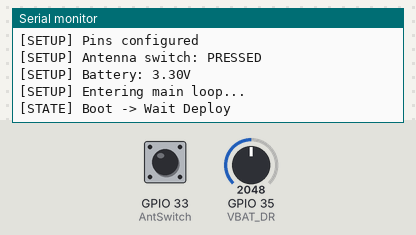
A sketch run on a simulated ESP32. Shown: the last lines printed to the serial monitor. The inputs (shaded band) are chosen by the test bench; at power-on: GPIO 35 (VBAT_DR) = 2048, GPIO 33 (AntSwitch) HIGH.

Above: at 2.2 s.
2.3 s: GPIO 35 (VBAT_DR) set to 2866
At 7.2 s:
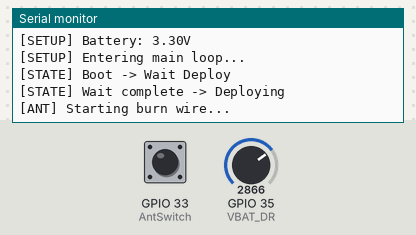
7.5 s: GPIO 33 (AntSwitch) pulled LOW for 0.3 s
9.3 s: GPIO 35 (VBAT_DR) set to 3603
At 13.2 s:
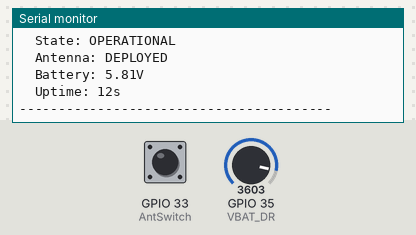

The sketch:

wokwi_test.ino
```cpp
/*
 * Orbital Temple - Wokwi Simulation Test
 *
 * This is a simplified version for testing in Wokwi simulator.
 * https://wokwi.com
 *
 * WHAT THIS TESTS:
 * - State machine transitions
 * - Watchdog timer
 * - Antenna deployment logic
 * - Serial output
 *
 * WHAT THIS CANNOT TEST:
 * - LoRa radio (not supported in Wokwi)
 * - SD card operations (limited support)
 * - IMU sensor (not connected)
 *
 * HOW TO USE:
 * 1. Go to https://wokwi.com
 * 2. Create new ESP32 project
 * 3. Copy this code
 * 4. Copy diagram.json for wiring
 * 5. Click Run
 */

#include <esp_task_wdt.h>

// Pin definitions (matching satellite hardware)
#define AntSwitch 33    // Antenna deployment switch
#define R1 27           // Burn wire relay
#define VBAT_DR 35      // Battery voltage

// Watchdog configuration
#define WDT_TIMEOUT_SECONDS 10  // Shorter for testing

// State machine
enum MissionState {
    STATE_BOOT,
    STATE_WAIT_DEPLOY,
    STATE_DEPLOYING,
    STATE_OPERATIONAL
};

MissionState currentState = STATE_BOOT;
unsigned long stateStartTime = 0;
bool antennaDeployed = false;

// Timing (shorter for simulation)
#define DEPLOY_WAIT_TIME 5000   // 5 seconds instead of 5 minutes
#define DEPLOY_HEAT_TIME 3000   // 3 seconds
#define DEPLOY_COOL_TIME 2000   // 2 seconds

void setup() {
    Serial.begin(115200);
    delay(1000);

    Serial.println();
    Serial.println("=============================================");
    Serial.println("  ORBITAL TEMPLE - WOKWI SIMULATION");
    Serial.println("=============================================");
    Serial.println();

    // Initialize watchdog
    Serial.println("[SETUP] Initializing watchdog...");
    esp_task_wdt_init(WDT_TIMEOUT_SECONDS, true);
    esp_task_wdt_add(NULL);

    // Configure pins
    pinMode(AntSwitch, INPUT_PULLUP);
    pinMode(R1, OUTPUT);
    digitalWrite(R1, LOW);
    pinMode(VBAT_DR, INPUT);

    Serial.println("[SETUP] Pins configured");
    Serial.println("[SETUP] Antenna switch: " + String(digitalRead(AntSwitch) ? "PRESSED" : "RELEASED"));

    // Read battery voltage (simulated by potentiometer)
    int rawADC = analogRead(VBAT_DR);
    float voltage = (rawADC / 4095.0) * 3.3 * 2;  // Voltage divider
    Serial.println("[SETUP] Battery: " + String(voltage) + "V");

    Serial.println();
    Serial.println("[SETUP] Entering main loop...");
    Serial.println();

    stateStartTime = millis();
}

void loop() {
    unsigned long now = millis();

    // Feed watchdog
    esp_task_wdt_reset();

    // State machine
    switch (currentState) {
        case STATE_BOOT:
            Serial.println("[STATE] Boot -> Wait Deploy");
            currentState = STATE_WAIT_DEPLOY;
            stateStartTime = now;
            break;

        case STATE_WAIT_DEPLOY:
            if (now - stateStartTime >= DEPLOY_WAIT_TIME) {
                Serial.println("[STATE] Wait complete -> Deploying");
                currentState = STATE_DEPLOYING;
                stateStartTime = now;

                // Start burn wire
                Serial.println("[ANT] Starting burn wire...");
                digitalWrite(R1, HIGH);
            }
            break;

        case STATE_DEPLOYING:
            // Check if antenna deployed (switch released)
            if (digitalRead(AntSwitch) == LOW) {
                Serial.println("[ANT] Switch released - DEPLOYED!");
                digitalWrite(R1, LOW);
                antennaDeployed = true;
                currentState = STATE_OPERATIONAL;
                stateStartTime = now;
            }
            // Timeout check
            else if (now - stateStartTime >= DEPLOY_HEAT_TIME) {
                Serial.println("[ANT] Heat time complete, stopping");
                digitalWrite(R1, LOW);

                // Check again
                if (digitalRead(AntSwitch) == LOW) {
                    Serial.println("[ANT] Deployed after cooling!");
                    antennaDeployed = true;
                }

                currentState = STATE_OPERATIONAL;
                stateStartTime = now;
            }
            break;

        case STATE_OPERATIONAL:
            // Normal operation - print status every 5 seconds
            static unsigned long lastStatus = 0;
            if (now - lastStatus >= 5000) {
                int rawADC = analogRead(VBAT_DR);
                float voltage = (rawADC / 4095.0) * 3.3 * 2;

                Serial.println("----------------------------------------");
                Serial.println("STATUS @ T+" + String((now - stateStartTime) / 1000) + "s");
                Serial.println("  State: OPERATIONAL");
                Serial.println("  Antenna: " + String(antennaDeployed ? "DEPLOYED" : "PENDING"));
                Serial.println("  Battery: " + String(voltage, 2) + "V");
                Serial.println("  Uptime: " + String(now / 1000) + "s");
                Serial.println("----------------------------------------");

                lastStatus = now;
            }
            break;
    }

    delay(100);  // Small delay for simulation
}
```

Measured:
- after the input at 9.3 s, the serial monitor: prints a new line after 3.3 s (image 2)
